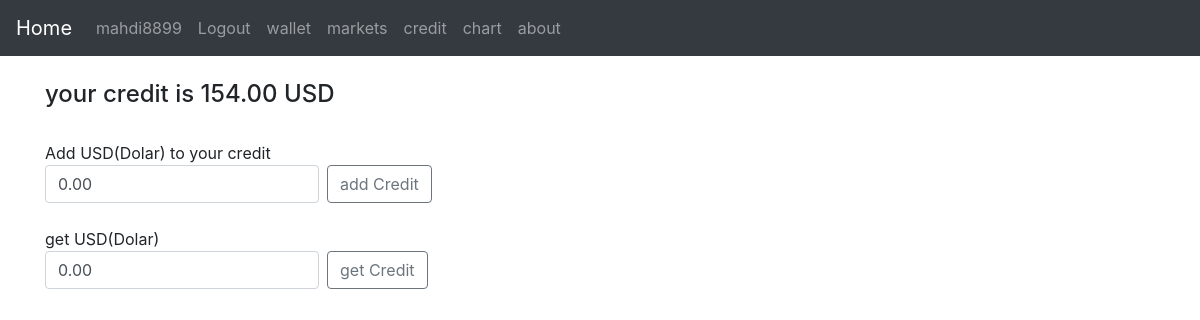
Before: /add_get_credit.html (signed in) with the older database file.
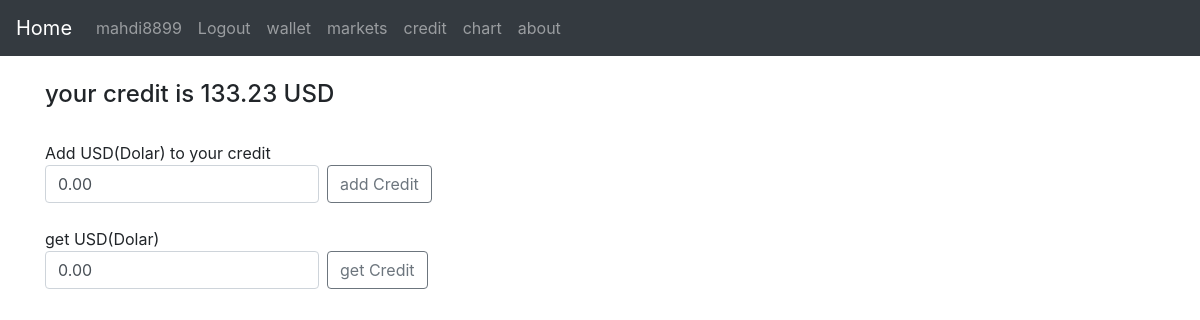
After: the same page with the newer database file.
### app/models.py (models this page shows)
class Store(models.Model):
    credit = models.DecimalField(max_digits=12, decimal_places=2, default=Decimal('0.00'))
    moneyowner = models.ForeignKey(User, on_delete=models.SET_NULL, null=True, blank=False)
    def __str__(self):
        return str(self.credit)

### app/views.py (the view)
# urls.py: path('add_get_credit.html', views.add_get_credit, name="credit"),
@login_required
def add_get_credit(request):
  credit = Store.objects.filter(moneyowner=request.user)
  return render(request, 'app/add_get_credit.html', {'credit':credit})

### app/templates/app/add_get_credit.html (shortened to what this page needs)
{% extends 'app/base.html' %}
{% block content %}
{% for item in credit %}
<h4>your credit is {{item}} USD</h4></br>
{% endfor %}
Add USD(Dolar) to your credit
<br/>
<form action="{% url 'add_credit' %}" class="form-inline my-2 my-lg-0" method="POST">
      <input class="form-control mr-sm-2" type="number" min="0" step="0.00" value="0.00" placeholder="Add USD To credit" aria-label="Add" name="credit">
      <button class="btn btn-outline-secondary my-2 my-sm-0" type="submit">add Credit</button>
    </form>
<br/>
get USD(Dolar)
<br/>
<form action="{% url 'get_credit' %}" class="form-inline my-2 my-lg-0" method="POST">
  <input class="form-control mr-sm-2" type="number" min="0" step="0.00" value="0.00" placeholder="get USD from credit" aria-label="get" name="credit">
  <button class="btn btn-outline-secondary my-2 my-sm-0" type="submit">get Credit</button>
</form>
{% endblock %}

Changed rows visible on the page:
changed Store: credit "154.00" → "133.23"
